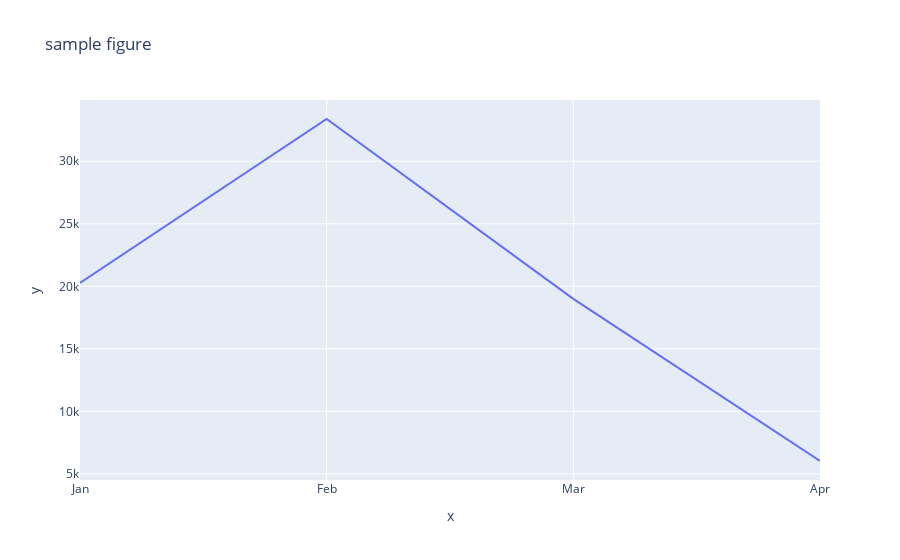

The notebook cell this image was saved under:
### Code cell
import plotly.express as px

fig = px.line(x=["Jan","Feb","Mar", "Apr"], y=file[(file['Jurisdiction'] == "Colorado") & filter2016]["New registered voters"], title="sample figure")
fig = px.line(x=["Jan","Feb","Mar", "Apr"], y=file[(file['Jurisdiction'] == "Colorado") & filter2020]["New registered voters"], title="sample figure")
print(fig)
fig.show()

### Figure 1 — Plotly figure (JSON) as saved in the notebook; plotly's stock layout.template omitted (floating-point values rounded to 4 significant figures)
{"data": [{"hovertemplate": "x=%{x}<br>y=%{y}<extra></extra>", "legendgroup": "", "line": {"color": "#636efa", "dash": "solid"}, "mode": "lines", "name": "", "orientation": "v", "showlegend": false, "type": "scatter", "x": ["Jan", "Feb", "Mar", "Apr"], "xaxis": "x", "y": [20260, 33374, 18990, 6034], "yaxis": "y"}], "layout": {"legend": {"tracegroupgap": 0}, "title": {"text": "sample figure"}, "xaxis": {"anchor": "y", "domain": [0, 1], "title": {"text": "x"}}, "yaxis": {"anchor": "x", "domain": [0, 1], "title": {"text": "y"}}}}
